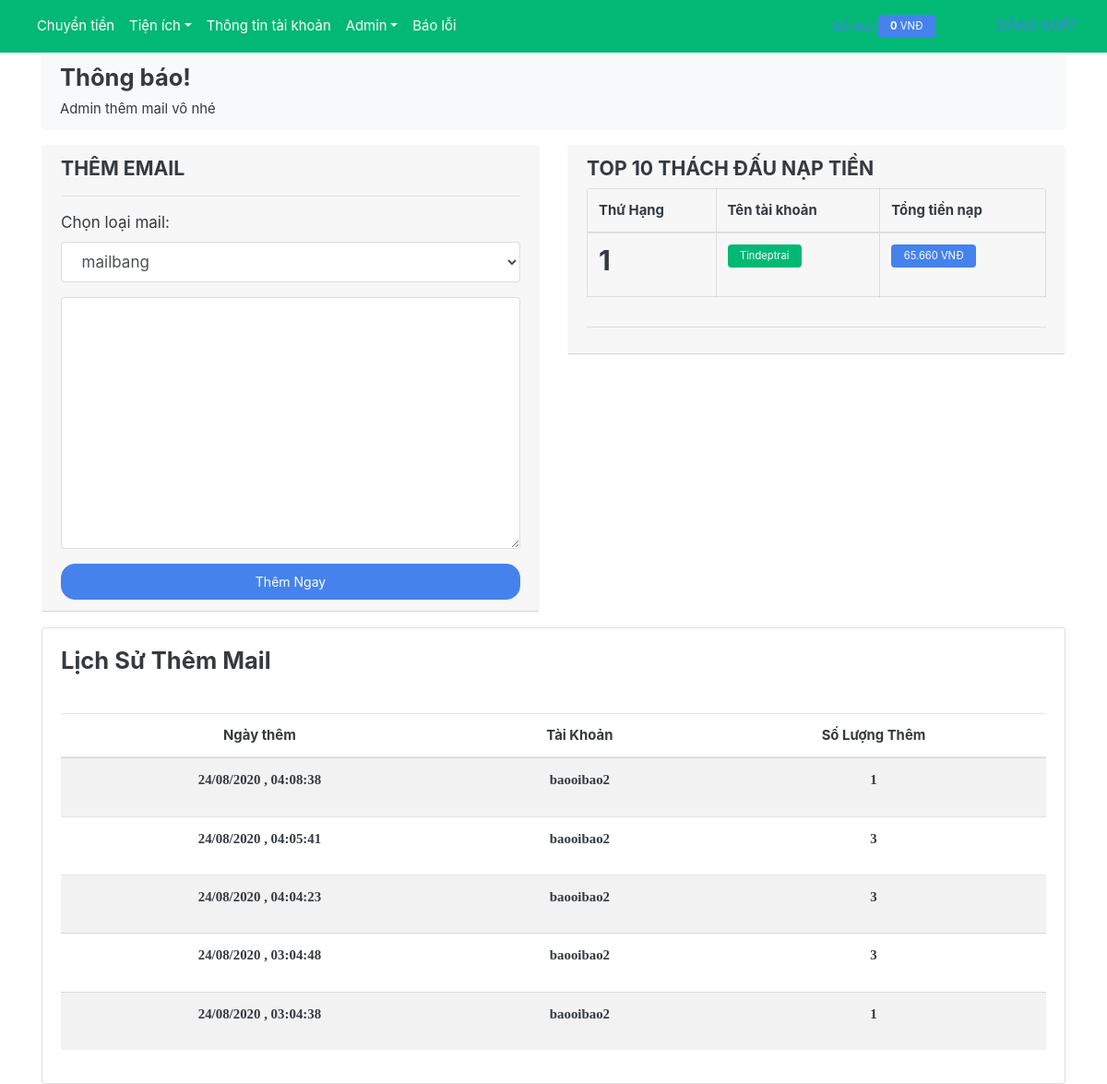
Screenshot of /admin-add-mail (signed in) with the database file from the repository.
### tables this page shows
CREATE TABLE `user_add_mail` (
  `id` int(11) NOT NULL,
  `user` varchar(255) NOT NULL,
  `solanthem` int(11) NOT NULL,
  `soluong` int(11) NOT NULL,
  `date` varchar(255) NOT NULL
);

### mvc/view/index.php (called while the page is built, shortened)
<?php
require_once "./mvc/function/Database.php";
include "html/head.php";
include "html/main.php";
include "html/footer.php";

### mvc/Controller/index.php (called while the page is built)
<?php
class index{
    public function __construct()
    {
       require_once "./mvc/view/index.php";
    }
}

### index.php (called while the page is built, shortened)
<?php
$load = new index;

### mvc/function/Database.php (called while the page is built, shortened)
<?php
class Database
{
    public $link;
    public function __construct()
    {
        $this->link = mysqli_connect("localhost","root","","shop_mail") or die ("<h1 style='text-align: center; color : red; font-weight: bold'> connect database fail </h1>");
        mysqli_set_charset($this->link,"utf8");
    }
    public function query($sql)
    {
        $result = @mysqli_query($this->link  , $sql);
        return $result;
    }
}
?>

### mvc/view/page/admin-add-mail.php (the view, shortened to what this page needs)
<?php if(isset($_SESSION['username'])){ ?>
<div class="container">
    <div class="row">
        <div class="col-lg-12">
            <div class="alert alert-dismissible alert-light">
                <h4 class="alert-heading"><i class="fa fa-bullhorn" aria-hidden="true"></i> Thông báo!</h4>
                <p class="mb-0">Admin thêm mail vô nhé</p>
            </div>
        </div>
        <div class="col-lg-6">
            <div class="card border-light mb-3">
                <div class="card-header">
                    <div class="panel-heading text-left">
                        <h5><i class="fas fa-shopping-basket"></i>THÊM EMAIL</h5>
                        <hr>
                        <label><i class="fas fa-filter"></i> Chọn loại mail:</label>
                        <div class="form-group has-error has-feedback">
                            <select id="loai" class="form-control">
                            <?php
                            $db = new Database;
                                $type = $db->query('SELECT * FROM `type_mail`');
                                while($row = @mysqli_fetch_array($type)):
                             ?>
                            <option value="<?= $row['type']; ?>"><?= $row['type']; ?></option>
                                <?php endwhile; ?>
                            </select>
                        </div>
                        <div class="form-group has-error has-feedback">
                        <textarea name="" id="mail" cols="30" rows="10" class="form-control"></textarea>
                        </div>
                        <center><button class="btn btn-primary btn-block btn-addmail"  type="submit" data-cf-modified-dce833e722648dd985e0f2b9-=""><i class="fas fa-shopping-cart"></i> Thêm Ngay</button></center>
                    </div>
                </div>
            </div>
        </div>
        <div class="col-lg-6">
            <div class="card border-light mb-4">
                <div class="card-header">
                    <div class="panel-heading text-left">
                        <h5><i class="fas fa-trophy"></i> TOP 10 THÁCH ĐẤU NẠP TIỀN</h5>
                        <ul class="list-group" style="max-height: 300px; overflow-y: scroll;">
                            <table class="table table-bordered table-hover">
                                <thead>
                                    <tr>
                                        <th>Thứ Hạng</th>
                                        <th>Tên tài khoản</th>
                                        <th>Tổng tiền nạp</th>
                                    </tr>
                                </thead>
                                <tbody>
                                    <tr>
                                        <th>
                                            <h3>1</h3>
                                        </th>
                                        <td>
                                            <span class="badge badge-success">Tindeptrai</span>
                                        </td>
                                        <td>
                                            <span class="badge badge-primary">65.660 VNĐ</span>
                                        </td>
                                    </tr>
                                </tbody>
                            </table>
                        </ul>
                        <hr>
                    </div>
                </div>
            </div>
        </div>
        <div class="col-lg-12">
            <div class="card">
                <div class="card-body">
                    <h4 class="header-title mb-3"><i class="fas fa-history"></i> Lịch Sử Thêm Mail <b style="color:red;"></h4>
                    <div class="panel-body">
                        <div id="tableExample3_wrapper" class="dataTables_wrapper container-fluid dt-bootstrap4 no-footer">
                            <div class="row">
                                <div class="col-sm-4">
                                </div>
                                <div class="col-sm-4 text-center">
                                </div>
                            </div>
                        </div>
                            <table id="tableExample3" class="table table-striped table-hover table-responsive-sm dataTable no-footer" role="grid">
                                <thead>
                            <tr>
                                <th class="text-center">Ngày thêm</th>
                                <th class="text-center">Tài Khoản</th>
                                <th class="text-center">Số Lượng Thêm</th>
                        </tr>
                        </thead>
                        <tbody>
                        <?php
                            $db = new Database;
                            $lichsu = $db->query("SELECT * FROM `user_add_mail` ORDER BY `id` DESC");
                            while ($row = @mysqli_fetch_array($lichsu)):
                        ?>
                            <tr>
                            <td  class="text-center">
                            <p><?= $row['date'];?></p>
                            </td>
                            <td  class="text-center">
                            <p><?= $row['user'];?></p>
                            </td>
                            <td  class="text-center">
                            <p><?= $row['soluong'];?></p>
                            </td>
                            </tr>
                        <?php endwhile; ?>
                        </tbody>
                        </table>
                    </div>
                </div>
            </div>
        </div>
    </div>
</div>
<?php } else {
    echo "<script> window.location.href = 'dangnhap' </script>";
} ?>

### rows the page displays
user_add_mail: date "24/08/2020 , 04:08:38", user "baooibao2", soluong "1"
user_add_mail: date "24/08/2020 , 04:05:41", user "baooibao2", soluong "3"
user_add_mail: date "24/08/2020 , 04:04:23", user "baooibao2", soluong "3"
user_add_mail: date "24/08/2020 , 03:04:48", user "baooibao2", soluong "3"
user_add_mail: date "24/08/2020 , 03:04:38", user "baooibao2", soluong "1"

### other values shown
form field value "mailbang"
